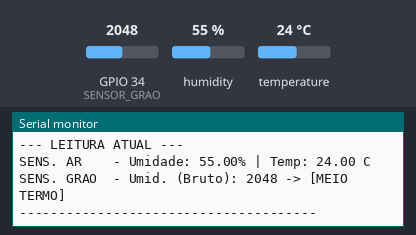
Bench run of a sketch on a simulated ESP32. On the bench: the last lines printed to the serial monitor. Inputs (shaded band) come from the test bench; at power-on: GPIO 34 (SENSOR_GRAO) = 2048, humidity 55 %, temperature 24 °C.

Above: at 2.8 s.
2.9 s: GPIO 34 (SENSOR_GRAO) set to 1960
At 5.3 s:
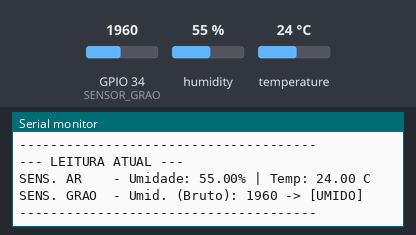
7.5 s: GPIO 34 (SENSOR_GRAO) set to 3040
At 9.3 s:
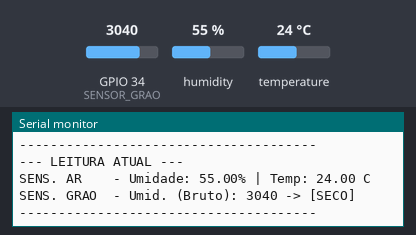
11.5 s: humidity set to 22 %
At 13.3 s:
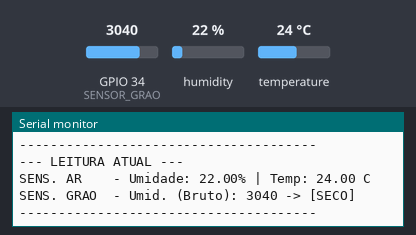
14.2 s: temperature set to 12 °C
At 16.7 s:
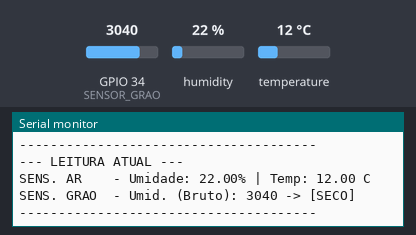
16.9 s: humidity set to 40 %
At 19.3 s:
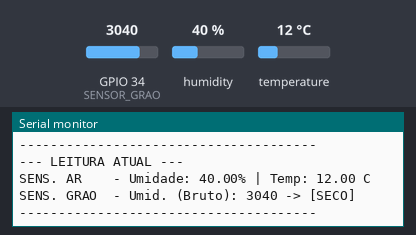
Timing chart, 0 to 20.6 s (numbered marks = the images above; inputs shaded):
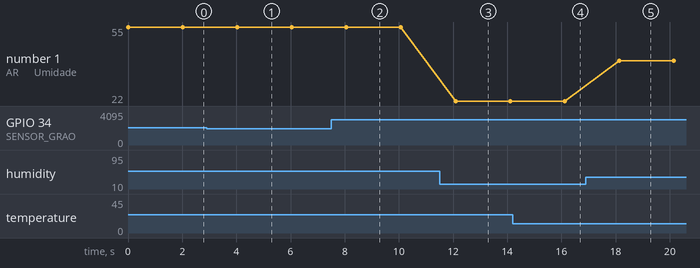

The sketch:

testesensoresgraos.ino
```cpp
#include <DHT.h>

// --- PINOS ---
#define DHTPIN 18          // Sensor de Ar (DHT22) no D18
#define DHTTYPE DHT22
#define SENSOR_GRAO 34     // Sensor de Grão (Capacitivo) no D34

// --- INICIALIZAÇÃO ---
DHT dht(DHTPIN, DHTTYPE);

void setup() {
  Serial.begin(115200);
  Serial.println("======================================");
  Serial.println("    TESTE DE SENSORES (AR E GRAO)     ");
  Serial.println("======================================");

  dht.begin();
}

void loop() {
  // 1. Lendo Umidade e Temperatura do Ar (DHT22)
  float umidAr = dht.readHumidity();
  float tempAr = dht.readTemperature();

  // 2. Lendo Sensor Capacitivo do Grão (Valor Bruto de 0 a 4095)
  int leituraRaw = analogRead(SENSOR_GRAO);

  // --- EXIBIÇÃO NO MONITOR SERIAL ---
  Serial.println("\n--- LEITURA ATUAL ---");

  // Teste DHT22
  Serial.print("SENS. AR    - Umidade: ");
  if (isnan(umidAr)) {
    Serial.println("ERRO! (Verifique fiação do DHT22)");
  } else {
    Serial.print(umidAr);
    Serial.print("% | Temp: ");
    Serial.print(tempAr);
    Serial.println(" C");
  }

  // Teste Capacitivo
  Serial.print("SENS. GRAO  - Umid. (Bruto): ");
  Serial.print(leituraRaw);

  // Dica de Calibração rápida
  if(leituraRaw > 3000) {
    Serial.println(" -> [SECO]");
  } else if(leituraRaw < 2000) {
    Serial.println(" -> [UMIDO]");
  } else {
    Serial.println(" -> [MEIO TERMO]");
  }

  Serial.println("--------------------------------------");

  delay(2000); // Aguarda 2 segundos
}
```

Measured:
- after the input at 2.9 s, the serial monitor: prints a new line after 1.1 s (image 1)
- after the input at 7.5 s, the serial monitor: prints a new line after 0.57 s (image 2)
- after the input at 11.5 s, the serial monitor: prints a new line after 0.59 s (image 3)
- after the input at 14.2 s, the serial monitor: prints a new line after 1.9 s (image 4)
- after the input at 16.9 s, the serial monitor: prints a new line after 1.2 s (image 5)
- plotted number 1: 55 → 22 after the input at 11.5 s, 22 → 40 after the input at 16.9 s
